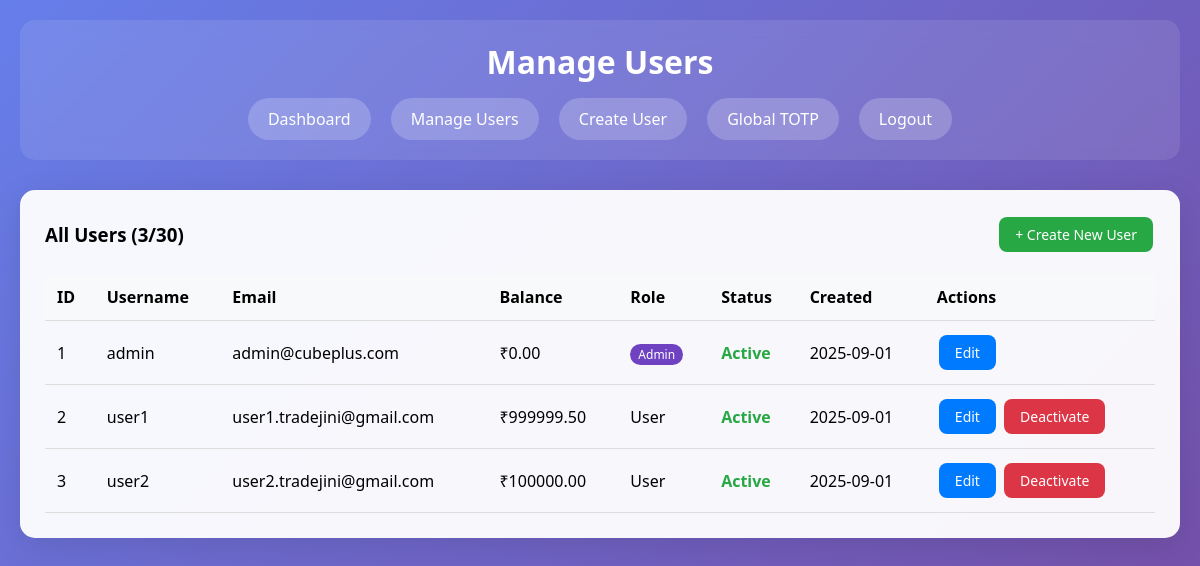
The app's page /admin/users (signed in) with its own data.
### models.py (models this page shows, shortened)
class User(UserMixin, db.Model):
    id = db.Column(db.Integer, primary_key=True)
    username = db.Column(db.String(200), unique=True, nullable=False)
    email = db.Column(db.String(200), unique=True, nullable=False)
    password_hash = db.Column(db.String(200), nullable=False)
    balance = db.Column(db.Float, default=100000.0)
    is_admin = db.Column(db.Boolean, default=False)
    is_active = db.Column(db.Boolean, default=True)
    created_at = db.Column(db.DateTime, default=datetime.utcnow)

### app.py (the view)
  @app.route("/admin/users")
  @admin_required
  def admin_users():
    users = User.query.all()
    return render_template("admin_users.html", users=users)

### templates/admin_users.html (shortened to what this page needs)
<!DOCTYPE html>
<html lang="en">
<head>
</head>
<body>
    <div class="container">
        <div class="header">
            <h1>Manage Users</h1>
            <div class="nav">
                <a href="{{ url_for('admin_dashboard') }}">Dashboard</a>
                <a href="{{ url_for('admin_users') }}">Manage Users</a>
                <a href="{{ url_for('admin_create_user') }}">Create User</a>
                <a href="{{ url_for('admin_global_totp') }}">Global TOTP</a>
                <a href="{{ url_for('admin_logout') }}">Logout</a>
            </div>
        </div>
        <div class="card">
            <div style="display: flex; justify-content: space-between; align-items: center; margin-bottom: 20px;">
                <h3>All Users ({{ users|length }}/30)</h3>
                <a href="{{ url_for('admin_create_user') }}" class="btn btn-success">+ Create New User</a>
            </div>
            <table class="table">
                <thead>
                    <tr>
                        <th>ID</th>
                        <th>Username</th>
                        <th>Email</th>
                        <th>Balance</th>
                        <th>Role</th>
                        <th>Status</th>
                        <th>Created</th>
                        <th>Actions</th>
                    </tr>
                </thead>
                <tbody>
                    {% for user in users %}
                    <tr>
                        <td>{{ user.id }}</td>
                        <td>{{ user.username }}</td>
                        <td>{{ user.email }}</td>
                        <td>₹{{ "%.2f"|format(user.balance) }}</td>
                        <td>
                            {% if user.is_admin %}
                                <span class="admin-badge">Admin</span>
                            {% else %}
                                User
                            {% endif %}
                        </td>
                        <td class="{{ 'status-active' if user.is_active else 'status-inactive' }}">
                            {{ 'Active' if user.is_active else 'Inactive' }}
                        </td>
                        <td>{{ user.created_at.strftime('%Y-%m-%d') }}</td>
                        <td>
                            <a href="{{ url_for('admin_edit_user', user_id=user.id) }}" class="btn btn-primary">Edit</a>
                            {% if not user.is_admin %}
                                <a href="{{ url_for('admin_toggle_user', user_id=user.id) }}"
                                   class="btn {{ 'btn-danger' if user.is_active else 'btn-success' }}">
                                    {{ 'Deactivate' if user.is_active else 'Activate' }}
                                </a>
                            {% endif %}
                        </td>
                    </tr>
                    {% endfor %}
                </tbody>
            </table>
        </div>
    </div>
</body>
</html>

### templates/admin_users.html (style rules this page uses)
* { margin: 0; padding: 0; box-sizing: border-box; }
body { font-family: 'Segoe UI', Tahoma, Geneva, Verdana, sans-serif; background: linear-gradient(135deg, #667eea 0%, #764ba2 100%); min-height: 100vh; }
.container { max-width: 1200px; margin: 0 auto; padding: 20px; }
.header { background: rgba(255,255,255,0.1); backdrop-filter: blur(10px); border-radius: 15px; padding: 20px; margin-bottom: 30px; }
.header h1 { color: white; text-align: center; }
.nav { display: flex; gap: 20px; justify-content: center; margin-top: 15px; }
.nav a { color: white; text-decoration: none; padding: 10px 20px; background: rgba(255,255,255,0.2); border-radius: 25px; transition: all 0.3s; }
.card { background: rgba(255,255,255,0.95); border-radius: 15px; padding: 25px; margin-bottom: 20px; box-shadow: 0 8px 32px rgba(0,0,0,0.1); }
.table { width: 100%; border-collapse: collapse; margin-top: 15px; }
.table th, .table td { padding: 12px; text-align: left; border-bottom: 1px solid #ddd; }
.table th { background: #f8f9fa; font-weight: 600; }
.btn { padding: 8px 16px; border: none; border-radius: 8px; cursor: pointer; text-decoration: none; display: inline-block; font-size: 14px; transition: all 0.3s; margin: 2px; }
.btn-primary { background: #007bff; color: white; }
.btn-success { background: #28a745; color: white; }
.btn-danger { background: #dc3545; color: white; }
.status-active { color: #28a745; font-weight: bold; }
.admin-badge { background: #6f42c1; color: white; padding: 2px 8px; border-radius: 12px; font-size: 12px; }

### records on screen
User: id "1", username "admin", email "admin@cubeplus.com", balance "0.00", is_admin "Admin", is_active "Active", created_at "2025-09-01"
User: id "2", username "user1", email "user1.tradejini@gmail.com", balance "999999.50", is_admin "User", is_active "Active", created_at "2025-09-01", is_active "Deactivate"
User: id "3", username "user2", email "user2.tradejini@gmail.com", balance "100000.00", is_admin "User", is_active "Active", created_at "2025-09-01", is_active "Deactivate"

### other values on screen
{{ users|length }} "3"
